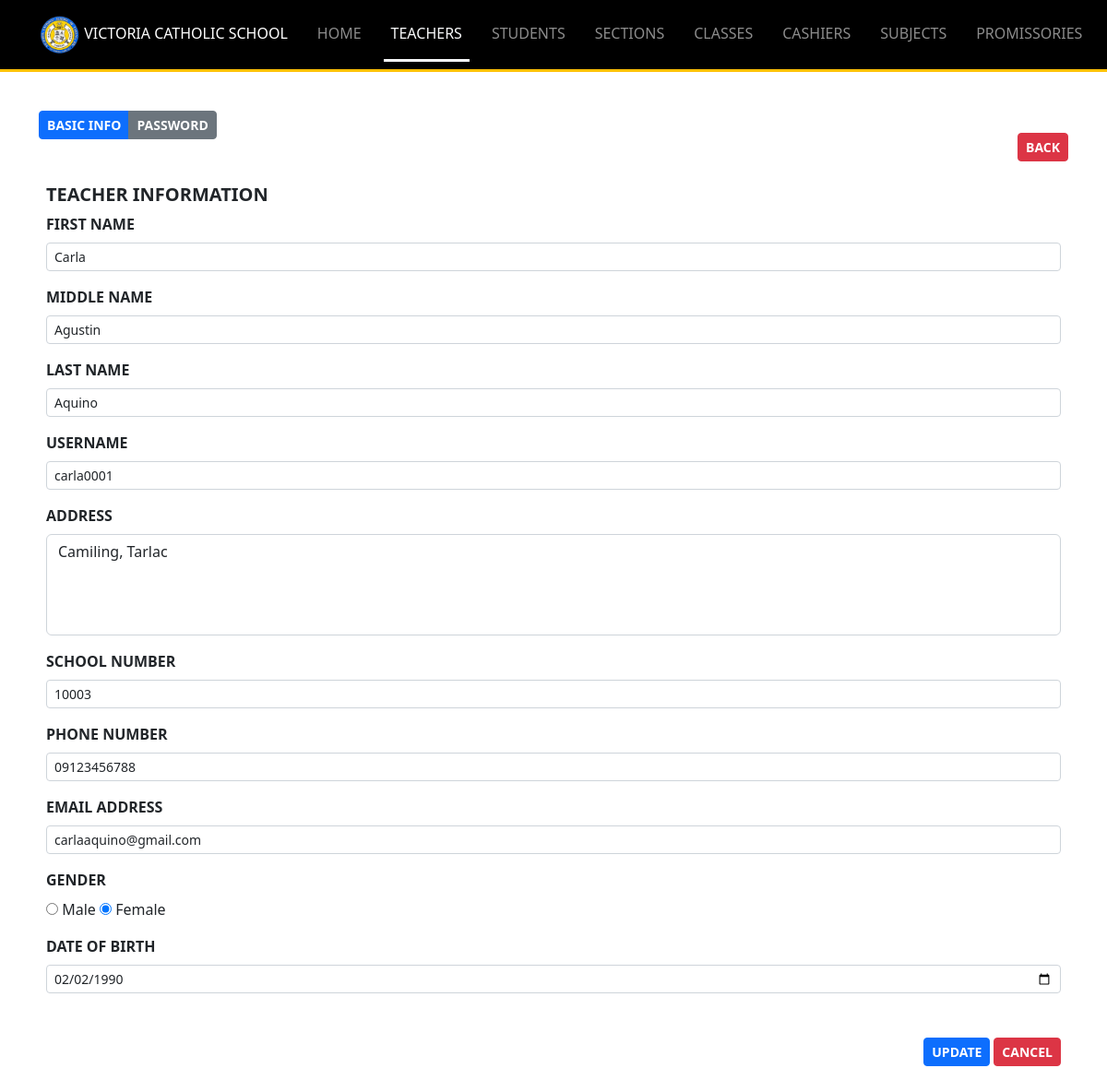
/Resources/views/admin/update-teacher.php?id=67 (signed in), run on the app's committed database.
### tables this page shows
CREATE TABLE `users` (
  `id` int(11) NOT NULL,
  `role` varchar(255) DEFAULT NULL,
  `school_number` varchar(255) DEFAULT NULL,
  `first_name` varchar(255) DEFAULT NULL,
  `middle_name` varchar(255) DEFAULT NULL,
  `last_name` varchar(255) DEFAULT NULL,
  `email` varchar(255) DEFAULT NULL,
  `phone` varchar(20) DEFAULT NULL,
  `gender` enum('Male','Female') DEFAULT NULL,
  `birthday` date DEFAULT NULL,
  `address` text DEFAULT NULL,
  `occupation` varchar(255) DEFAULT NULL,
  `username` varchar(255) DEFAULT NULL,
  `password` varchar(255) DEFAULT NULL,
  `remember_token` varchar(100) DEFAULT NULL,
  `created_at` timestamp NOT NULL DEFAULT current_timestamp(),
  `updated_at` timestamp NOT NULL DEFAULT current_timestamp() ON UPDATE current_timestamp()
);

### Backend-routes/admin/includes_get_teacher_route.php (called while the page is built, shortened)
<?php
try {
    require_once $_SERVER['DOCUMENT_ROOT']."/Middleware/CheckIfAdmin.php";
    $fileName = "Location: teachers.php";
    require_once $_SERVER['DOCUMENT_ROOT']."/Backend-routes/admin/includes_user_checker_router.php";
    $stmt = $conn->prepare("SELECT * FROM users WHERE id = ?");
    $stmt->bind_param("s", $accountID);
    $stmt->execute();
    $resultSet = $stmt->get_result();
    $row = $resultSet->fetch_assoc();
} catch (Exception $e) {
    errorSender('error '.$e->getMessage(), $fileName);
}
?>

### Resources/views/admin/update-teacher.php (the view, shortened to what this page needs)
<?php
require_once $_SERVER['DOCUMENT_ROOT']."/Middleware/CheckIfAdmin.php";
require_once $_SERVER['DOCUMENT_ROOT']."/Backend-routes/admin/includes_get_teacher_route.php";
require_once "../includes/header_layout.php";
function getSession($data) {
  global $row;
    return $row[$data];
}
function isPasswordSet($tab){
    if($tab == 'password'){
        return isset($_GET['password']) ? "style='display:block'" : "style='display:none'";
    }
    if($tab == 'info'){
        return isset($_GET['password']) ? "style='display:none'" : "style='display:block'";
    }
    return NULL;
}
?>
<body>
<?php
    include "includes/navbar.php";
?>
<div class="container my-5">
    <div class="d-flex justify-content-between align-items-center">
        <div class="btn-group mb-5">
            <div class="btn btn-primary btn-sm fw-bold" onclick="hidePasswordTab()">BASIC INFO</div>
            <div class="btn btn-secondary btn-sm fw-bold" onclick="showPasswordTab()">PASSWORD</div>
        </div>
        <a href="teachers.php" class="btn btn-sm btn-danger fw-bold">BACK</a>
    </div>
    <div class="pb-2 px-2" id="info-tab" <?php echo isPasswordSet('info') ?>>
     <form method="POST" action="../../../Backend-routes/admin/update_teacher_route.php" onsubmit="submitRequest('updateTeacherForm', event)" id="updateTeacherForm">
        <h5 class="mb-2 fw-bold" id="exampleModalLabel">TEACHER INFORMATION</h5>
        <div class="mb-3">
            <label class="form-label fw-bold text-uppercase">First name</label>
            <input type="text" class="form-control form-control-sm" name="first_name" required placeholder="First_name" <?php echo "value='".htmlspecialchars(getSession('first_name'))."'"  ?> >
        </div>
        <div class="mb-3">
            <label class="form-label fw-bold text-uppercase">Middle name</label>
            <input type="text" class="form-control form-control-sm" name="middle_name" required placeholder="Middle name" <?php echo "value='".htmlspecialchars(getSession('middle_name'))."'"  ?> >
        </div>
        <div class="mb-3">
            <label class="form-label fw-bold text-uppercase">Last name</label>
            <input type="text" class="form-control form-control-sm"name="last_name" required placeholder="Last name" <?php echo "value='".htmlspecialchars(getSession('last_name'))."'"  ?> >
        </div>
        <div class="mb-3">
            <label class="form-label fw-bold text-uppercase">Username</label>
            <input type="text" class="form-control form-control-sm" name="username" required placeholder="Username" <?php echo "value='".htmlspecialchars(getSession('username'))."'"  ?> >
        </div>
        <div class="mb-3">
            <label class="form-label fw-bold text-uppercase">Address</label>
            <textarea name="address" class="form-control" id="adress" cols="30" rows="4" placeholder="Address" required><?php echo htmlspecialchars(getSession('address'));  ?> </textarea>
        </div>
        <div class="mb-3">
            <label class="form-label fw-bold text-uppercase">School Number</label>
            <input type="text" class="form-control form-control-sm" name="school_number" required placeholder="School Number" <?php echo "value='".htmlspecialchars(getSession('school_number'))."'"  ?> >
        </div>
        <div class="mb-3">
            <label class="form-label fw-bold text-uppercase">Phone Number</label>
            <input type="text" class="form-control form-control-sm" name="phone" required placeholder="Phone Number" <?php echo "value='".htmlspecialchars(getSession('phone'))."'"  ?> >
        </div>
        <div class="mb-3">
            <label class="form-label fw-bold text-uppercase">Email Address</label>
            <input type="text" class="form-control form-control-sm" name="email" required placeholder="Email Adress" <?php echo "value='".htmlspecialchars(getSession('email'))."'"  ?> >
        </div>
        <div class="mb-3">
            <label class="form-label fw-bold text-uppercase">Gender</label><br>
            <?php
                if(getSession('gender') == 'Male'){
                ?>
                    <input type="radio" value="Male" checked name="gender"> Male
                    <input type="radio" value="Female" name="gender"> Female
                <?php
                }else{
                ?>
                    <input type="radio" value="Male" name="gender"> Male
                    <input type="radio" value="Female" checked name="gender"> Female
                <?php
                }
            ?>
        </div>
        <div class="mb-3">
            <label class="form-label fw-bold text-uppercase">Date of Birth</label>
            <input type="date" class="form-control form-control-sm" name="birthday" required    <?php echo "value='".htmlspecialchars(getSession('birthday'))."'"  ?> >
        </div>
        <div class="d-flex justify-content-end my-5">
            <button class="btn btn-sm fw-bold btn-primary me-1" type="submit">UPDATE</button>
            <a href="teachers.php" class="btn btn-danger btn-sm fw-bold">CANCEL</a>
        </div>
        </form>
    </div>
</div>
</body>
<?php
	require_once "../includes/includes_scripts.php";
?>

### Resources/css/style.css (style rules this page uses)
textarea { resize: none; }

### data on the page
users: first_name "Carla", middle_name "Agustin", last_name "Aquino", username "carla0001", address "Camiling, Tarlac", school_number "10003", phone "09123456788", email "carlaaquino@gmail.com", birthday "02/02/1990"
